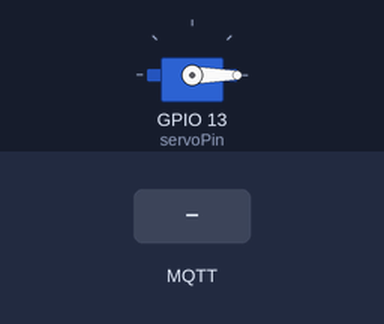
Bench run of a sketch on a simulated ESP8266 (NodeMCU). On the bench: servo. The test bench sets the inputs (shaded band). WiFi joins after 1.5 s; servers stay silent unless stated; no MQTT or app messages arrive unless stated; what the sketch prints to the serial monitor is not drawn.

Above: at 3.7 s.
3.8 s: MQTT message "oeffnen" arrives on the first subscribed topic
At 4.97 s:
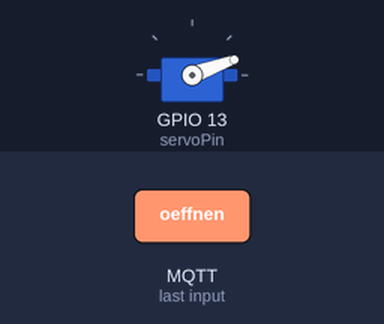
At 6.18 s:
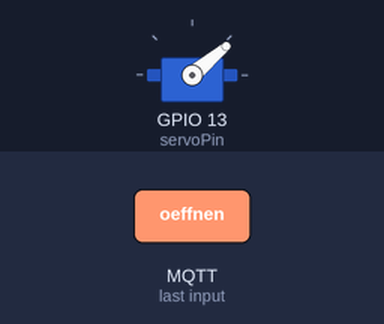
9.8 s: MQTT message "schliessen" arrives on the first subscribed topic
At 9.96 s:
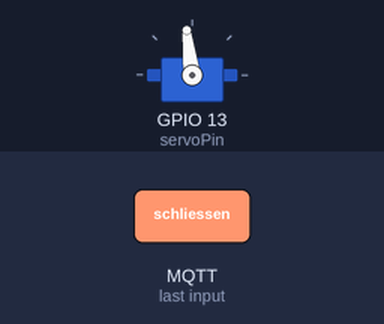
12.8 s: MQTT message "oeffnen" arrives on the first subscribed topic
Timing chart, 0 to 22.1 s (numbered marks = the images above; inputs shaded):
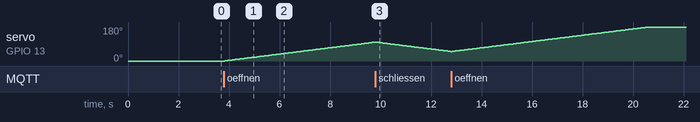

The sketch:

Modellbahn_BUE_esp8266-201-1.ino
```cpp
#include <ESP8266WiFi.h>
#include <PubSubClient.h>
#include <Servo.h>

// WLAN- und MQTT-Broker-Informationen
const char* ssid = "";
const char* password = "";
const char* mqtt_server = "192.168.2.51";
const char* mqtt_client_id = "BUE";

// Objekte
WiFiClient espClient;
PubSubClient client(espClient);
Servo myservo;

// Servopin und Positionen
const int servoPin = 13; // IO13 ist oben rechts der 2. Pin serielle Schnittstelle ist oben
const int positionON = 180;
const int positionOFF = 0;

// Servo Bewegungssteuerung
int currentPos = positionOFF;
int targetPos = positionOFF;
unsigned long previousMillis = 0;
const long interval = 60; // Anpassen für die gewünschte Geschwindigkeit


void setup() {
  Serial.begin(115200);
  setup_wifi();
  client.setServer(mqtt_server, 1883);
  client.setCallback(callback);
  myservo.attach(servoPin);
  myservo.write(currentPos);
  delay(1000);

}

void setup_wifi() {
  delay(10);
  Serial.println();
  Serial.print("Verbinde mit ");
  Serial.println(ssid);
  WiFi.begin(ssid, password);
  while (WiFi.status() != WL_CONNECTED) {
    delay(500);
    Serial.print(".");
  }
  Serial.println("");
  Serial.println("WiFi verbunden");
  Serial.println("IP Adresse: ");
  Serial.println(WiFi.localIP());
}

void callback(char* topic, byte* payload, unsigned int length) {
  String message;
  for (unsigned int i = 0; i < length; i++) {
    message += (char)payload[i];
  }
  Serial.println(message);
  message.trim();

  if (strcmp(topic, "Bue") == 0) {
    if (message == "oeffnen") {
      targetPos = positionON;
      myservo.attach(servoPin);
    } else if (message == "schliessen") {
      targetPos = positionOFF;
      myservo.attach(servoPin);
    }
  }
}

void moveServo() {
  unsigned long currentMillis = millis();
  if (currentMillis - previousMillis >= interval) {
    previousMillis = currentMillis;

    if (currentPos < targetPos) {
      currentPos++;
      myservo.write(currentPos);
      if(currentPos==targetPos)
      {
        // Schranke offen
        myservo.detach();
        client.publish("BueStatus","offen");
      }
    } else if (currentPos > targetPos) {
      currentPos--;
      myservo.write(currentPos);
      if(currentPos==targetPos)
      {
        // Schranke geschlossen
        myservo.detach();
        client.publish("BueStatus","geschlossen");
      }
    }
  }
}

void reconnect() {
  while (!client.connected()) {
    Serial.print("Versuche MQTT-Verbindung...");
    if (client.connect(mqtt_client_id)) {
      Serial.println("verbunden");
      client.subscribe("Bue");
    } else {
      Serial.print("fehlgeschlagen, rc=");
      Serial.print(client.state());
      Serial.println(" versuche es in 5 Sekunden erneut");
      delay(5000);
    }
  }
}

void loop() {
  if (!client.connected()) {
    reconnect();
  }
  client.loop();
  moveServo();
}
```

Measured:
- after the input at 3.8 s, servo on GPIO 13 (servoPin): moves from 0° to 100° over 5.9 s, starting at once
